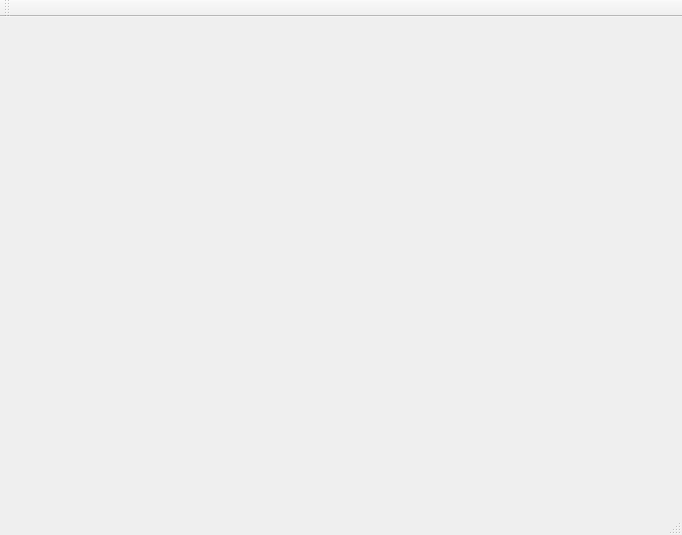
<?xml version="1.0" encoding="UTF-8"?>
<ui version="4.0">
 <class>MainWindow</class>
 <widget class="QMainWindow" name="MainWindow">
  <property name="geometry">
   <rect>
    <x>0</x>
    <y>0</y>
    <width>682</width>
    <height>535</height>
   </rect>
  </property>
  <property name="windowTitle">
   <string>MainWindow</string>
  </property>
  <widget class="QWidget" name="centralWidget">
   <widget class="QWidget" name="widget" native="true">
    <property name="geometry">
     <rect>
      <x>70</x>
      <y>30</y>
      <width>291</width>
      <height>251</height>
     </rect>
    </property>
   </widget>
  </widget>
  <widget class="QMenuBar" name="menuBar">
   <property name="geometry">
    <rect>
     <x>0</x>
     <y>0</y>
     <width>682</width>
     <height>25</height>
    </rect>
   </property>
  </widget>
  <widget class="QToolBar" name="mainToolBar">
   <attribute name="toolBarArea">
    <enum>TopToolBarArea</enum>
   </attribute>
   <attribute name="toolBarBreak">
    <bool>false</bool>
   </attribute>
  </widget>
  <widget class="QStatusBar" name="statusBar"/>
 </widget>
 <layoutdefault spacing="6" margin="11"/>
 <resources/>
 <connections/>
</ui>
